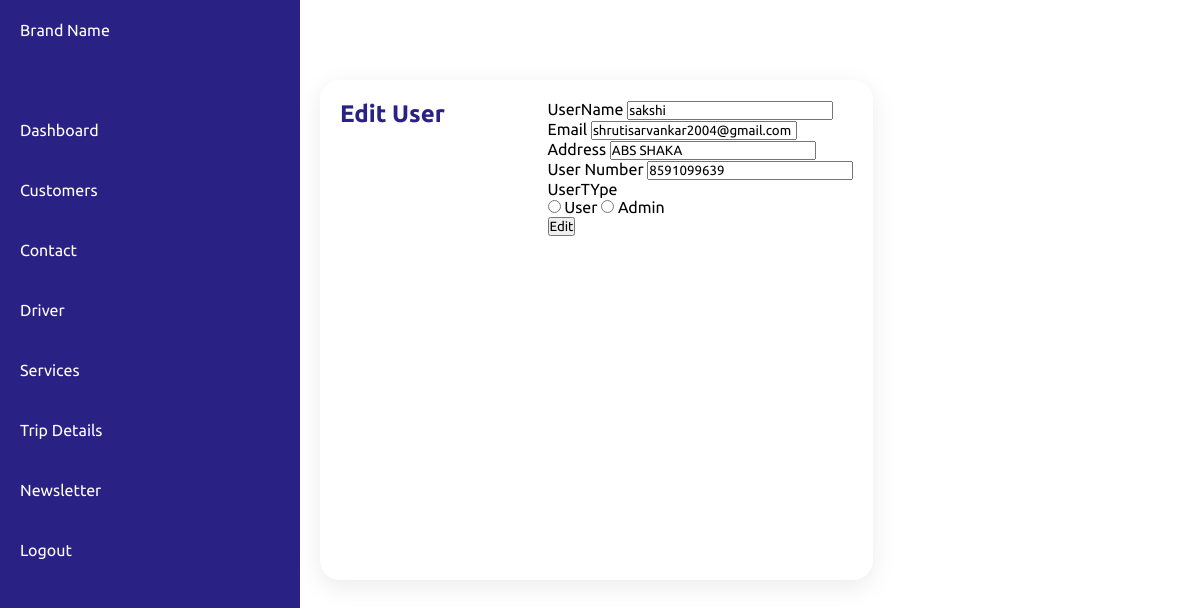
The app's page /admin/edit-register.php?u_id=1 with its own data.
### tables this page shows
CREATE TABLE `users` (
  `u_id` int(100) NOT NULL,
  `usertype` varchar(10) NOT NULL,
  `u_name` varchar(20) NOT NULL,
  `u_email` varchar(100) NOT NULL,
  `u_address` varchar(20) NOT NULL,
  `u_number` varchar(10) NOT NULL,
  `u_password` varchar(20) NOT NULL
);

### admin/edit-register.php (the view, shortened to what this page needs)
<?php
include("../config/connection.php");
?>
<!DOCTYPE html>
<html lang="en">
<head>
    <link rel="stylesheet" href="admin_assets/css/admin.css">
</head>
<body>
   <?php
   include('sidebar.php' );
   ?>
<div class="section">
            <div class="topnav">
                <div class="nav_link">
                </div>
            </div>
            <div class="details">
                <div class="recentOrders">
                    <div class="cardHeader">
                        <h2>Edit User</h2>
                <?php
                    if(isset($_GET['u_id'])) {
                        $user_id = $_GET[ 'u_id'];
                        $user = "SELECT * FROM users Where u_id='$user_id' ";
                        $user_run=mysqli_query($con,$user);
                        if(mysqli_num_rows($user_run)>0){
                            foreach($user_run as $user){
                                ?>
                                <form action="code.php" method="POST">
                                    <div class="main-user-info">
                                    <div class="user-input-box">
                                        <label for="UserName"  >UserName</label>
                                        <input type="text"
                                                id="name"
                                                name="u_name"
                                                value="<?=$user['u_name'];?>"
                                                placeholder="Enter The Name:">
                            </div>
                            <div class="user-input-box">
                                        <label for="UserEmail"  >Email</label>
                                        <input type="text"
                                                id="email"
                                                name="u_email"
                                                value="<?=$user['u_email'];?>"
                                                placeholder="Enter The Email:">
                            </div>
                            <div class="user-input-box">
                                        <label for="UserAddress"  >Address</label>
                                        <input type="text"
                                                id="address"
                                                name="u_address"
                                                value="<?=$user['u_address'];?>"
                                                placeholder="Enter The Address:">
                            </div>
                            <div class="user-input-box">
                                        <label for="UserNumber"  >User Number</label>
                                        <input type="text"
                                                id="number"
                                                name="u_number"
                                                value="<?=$user['u_number'];?>"
                                                placeholder="Enter The Number:">
                            </div>
                            <div class="gender-details -box">
                                <span class="genfer-title" >UserTYpe</span>
                                <div class="gender-category">
                                <input type="radio" name="usertype"  value="user">
                                        <label>User</label>
                                        <input type="radio" name="usertype"  value="admin">
                                        <label>Admin</label>
                                </div>
                            </div>
                            <div class="form-submit-btn">
                                <input type= "submit" name="update_user" value="Edit">
                            </div>
                            </form>
                            <?php
                            }
                        }
                        else{
                                ?>
                                    <h4>No Record Found</h4>
                                    <?php
                       }
                    }
                    ?>
                    </div>
                    </div>
                </div>
                </body>
                </html>

### admin/admin_assets/css/admin.css (style rules this page uses)
* { font-family: "Ubuntu", sans-serif; margin: 0; padding: 0; box-sizing: border-box; }
:root { --blue: #2a2185; --white: #fff; --gray: #f5f5f5; --black1: #222; --black2: #999; }
body { min-height: 100vh; overflow-x: hidden; }
.section { position: absolute; width: calc(100% - 300px); left: 300px; min-height: 100vh; background: var(--white); transition: 0.5s; }
.topnav { width: 100%; height: 60px; display: flex; justify-content: space-between; align-items: center; padding: 0 10px; }
.nav_link { position: relative; width: 60px; height: 60px; display: flex; justify-content: center; align-items: center; font-size: 2.5rem; cursor: pointer; }
.details { position: relative; width: 100%; padding: 20px; display: grid; grid-template-columns: 2fr 1fr; grid-gap: 30px; }
.details .recentOrders { position: relative; display: grid; min-height: 500px; background: var(--white); padding: 20px; box-shadow: 0 7px 25px rgba(0, 0, 0, 0.08); border-radius: 20px; }
.details .cardHeader { display: flex; justify-content: space-between; align-items: flex-start; }
.cardHeader h2 { font-weight: 600; color: var(--blue); }

### records on screen
users: u_name "sakshi", u_email "shrutisarvankar2004@gmail.com", u_address "ABS SHAKA", u_number "8591099639"
